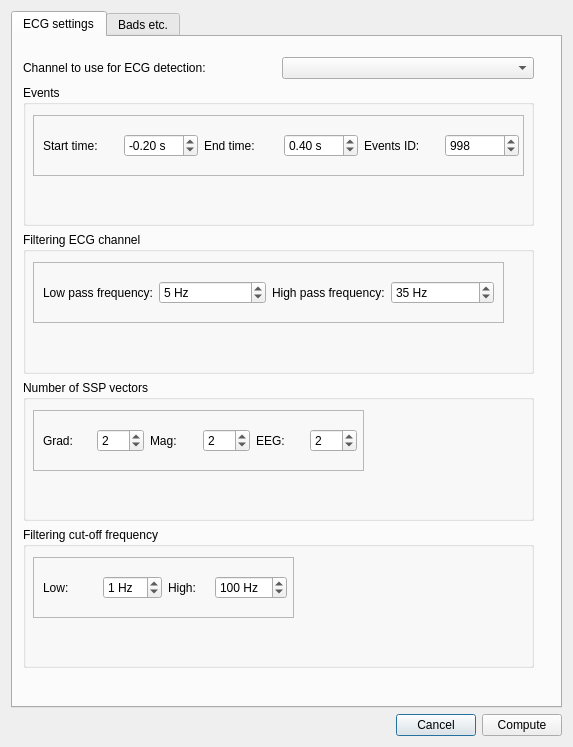
<?xml version="1.0" encoding="UTF-8"?>
<ui version="4.0">
 <class>Dialog</class>
 <widget class="QDialog" name="Dialog">
  <property name="geometry">
   <rect>
    <x>0</x>
    <y>0</y>
    <width>573</width>
    <height>747</height>
   </rect>
  </property>
  <property name="windowTitle">
   <string>Dialog</string>
  </property>
  <layout class="QGridLayout" name="gridLayout">
   <item row="1" column="0">
    <layout class="QHBoxLayout" name="horizontalLayout_16">
     <item>
      <spacer name="horizontalSpacer">
       <property name="orientation">
        <enum>Qt::Horizontal</enum>
       </property>
       <property name="sizeHint" stdset="0">
        <size>
         <width>40</width>
         <height>20</height>
        </size>
       </property>
      </spacer>
     </item>
     <item>
      <widget class="QPushButton" name="pushButtonCancel">
       <property name="text">
        <string>Cancel</string>
       </property>
      </widget>
     </item>
     <item>
      <widget class="QPushButton" name="pushButtonCompute">
       <property name="sizePolicy">
        <sizepolicy hsizetype="Minimum" vsizetype="Fixed">
         <horstretch>0</horstretch>
         <verstretch>0</verstretch>
        </sizepolicy>
       </property>
       <property name="text">
        <string>Compute</string>
       </property>
      </widget>
     </item>
    </layout>
   </item>
   <item row="0" column="0">
    <widget class="QTabWidget" name="tabWidgetECGSettings">
     <property name="currentIndex">
      <number>0</number>
     </property>
     <widget class="QWidget" name="tabECG1">
      <attribute name="title">
       <string>ECG settings</string>
      </attribute>
      <widget class="QWidget" name="">
       <property name="geometry">
        <rect>
         <x>10</x>
         <y>20</y>
         <width>511</width>
         <height>611</height>
        </rect>
       </property>
       <layout class="QVBoxLayout" name="verticalLayout_5">
        <item>
         <layout class="QHBoxLayout" name="horizontalLayout_10">
          <item>
           <widget class="QLabel" name="labelECGChannel">
            <property name="text">
             <string>Channel to use for ECG detection:</string>
            </property>
           </widget>
          </item>
          <item>
           <widget class="QComboBox" name="comboBoxECGChannel"/>
          </item>
         </layout>
        </item>
        <item>
         <widget class="QGroupBox" name="groupBoxEvent">
          <property name="title">
           <string>Events</string>
          </property>
          <widget class="QFrame" name="frame">
           <property name="geometry">
            <rect>
             <x>10</x>
             <y>30</y>
             <width>491</width>
             <height>61</height>
            </rect>
           </property>
           <property name="frameShape">
            <enum>QFrame::StyledPanel</enum>
           </property>
           <property name="frameShadow">
            <enum>QFrame::Raised</enum>
           </property>
           <widget class="QWidget" name="horizontalLayoutWidget_8">
            <property name="geometry">
             <rect>
              <x>10</x>
              <y>10</y>
              <width>476</width>
              <height>41</height>
             </rect>
            </property>
            <layout class="QHBoxLayout" name="horizontalLayout_8">
             <item>
              <layout class="QHBoxLayout" name="horizontalLayout">
               <item>
                <widget class="QLabel" name="labelTmin">
                 <property name="text">
                  <string>Start time:</string>
                 </property>
                </widget>
               </item>
               <item>
                <widget class="QDoubleSpinBox" name="doubleSpinBoxTmin">
                 <property name="suffix">
                  <string> s</string>
                 </property>
                 <property name="minimum">
                  <double>-99.989999999999995</double>
                 </property>
                 <property name="singleStep">
                  <double>0.050000000000000</double>
                 </property>
                 <property name="value">
                  <double>-0.200000000000000</double>
                 </property>
                </widget>
               </item>
              </layout>
             </item>
             <item>
              <layout class="QHBoxLayout" name="horizontalLayout_2">
               <item>
                <widget class="QLabel" name="labelTmax">
                 <property name="text">
                  <string>End time:</string>
                 </property>
                </widget>
               </item>
               <item>
                <widget class="QDoubleSpinBox" name="doubleSpinBoxTmax">
                 <property name="suffix">
                  <string> s</string>
                 </property>
                 <property name="minimum">
                  <double>-99.989999999999995</double>
                 </property>
                 <property name="singleStep">
                  <double>0.050000000000000</double>
                 </property>
                 <property name="value">
                  <double>0.400000000000000</double>
                 </property>
                </widget>
               </item>
              </layout>
             </item>
             <item>
              <layout class="QHBoxLayout" name="horizontalLayout_6">
               <item>
                <widget class="QLabel" name="labelEventID">
                 <property name="text">
                  <string>Events ID:</string>
                 </property>
                </widget>
               </item>
               <item>
                <widget class="QSpinBox" name="spinBoxEventsID">
                 <property name="maximum">
                  <number>10000</number>
                 </property>
                 <property name="value">
                  <number>998</number>
                 </property>
                </widget>
               </item>
              </layout>
             </item>
            </layout>
           </widget>
          </widget>
         </widget>
        </item>
        <item>
         <widget class="QGroupBox" name="groupBoxFilteringECG">
          <property name="title">
           <string>Filtering ECG channel</string>
          </property>
          <widget class="QFrame" name="frame_6">
           <property name="geometry">
            <rect>
             <x>10</x>
             <y>30</y>
             <width>471</width>
             <height>61</height>
            </rect>
           </property>
           <property name="frameShape">
            <enum>QFrame::StyledPanel</enum>
           </property>
           <property name="frameShadow">
            <enum>QFrame::Raised</enum>
           </property>
           <widget class="QWidget" name="horizontalLayoutWidget_20">
            <property name="geometry">
             <rect>
              <x>10</x>
              <y>10</y>
              <width>451</width>
              <height>41</height>
             </rect>
            </property>
            <layout class="QHBoxLayout" name="horizontalLayout_18">
             <item>
              <layout class="QHBoxLayout" name="horizontalLayout_23">
               <item>
                <widget class="QLabel" name="labelLowPass">
                 <property name="text">
                  <string>Low pass frequency:</string>
                 </property>
                </widget>
               </item>
               <item>
                <widget class="QSpinBox" name="spinBoxLowPass">
                 <property name="suffix">
                  <string> Hz</string>
                 </property>
                 <property name="value">
                  <number>5</number>
                 </property>
                </widget>
               </item>
              </layout>
             </item>
             <item>
              <layout class="QHBoxLayout" name="horizontalLayout_24">
               <item>
                <widget class="QLabel" name="labelHighPass">
                 <property name="text">
                  <string>High pass frequency:</string>
                 </property>
                </widget>
               </item>
               <item>
                <widget class="QSpinBox" name="spinBoxHighPass">
                 <property name="suffix">
                  <string> Hz</string>
                 </property>
                 <property name="maximum">
                  <number>1000</number>
                 </property>
                 <property name="value">
                  <number>35</number>
                 </property>
                </widget>
               </item>
              </layout>
             </item>
            </layout>
           </widget>
          </widget>
         </widget>
        </item>
        <item>
         <widget class="QGroupBox" name="groupBoxSSP">
          <property name="title">
           <string>Number of SSP vectors</string>
          </property>
          <widget class="QFrame" name="frame_2">
           <property name="geometry">
            <rect>
             <x>10</x>
             <y>30</y>
             <width>331</width>
             <height>61</height>
            </rect>
           </property>
           <property name="frameShape">
            <enum>QFrame::StyledPanel</enum>
           </property>
           <property name="frameShadow">
            <enum>QFrame::Raised</enum>
           </property>
           <widget class="QWidget" name="horizontalLayoutWidget_9">
            <property name="geometry">
             <rect>
              <x>10</x>
              <y>10</y>
              <width>314</width>
              <height>41</height>
             </rect>
            </property>
            <layout class="QHBoxLayout" name="horizontalLayout_9">
             <item>
              <layout class="QHBoxLayout" name="horizontalLayout_3">
               <item>
                <widget class="QLabel" name="labelGrad">
                 <property name="text">
                  <string>Grad:</string>
                 </property>
                </widget>
               </item>
               <item>
                <widget class="QSpinBox" name="spinBoxGrad">
                 <property name="value">
                  <number>2</number>
                 </property>
                </widget>
               </item>
              </layout>
             </item>
             <item>
              <layout class="QHBoxLayout" name="horizontalLayout_4">
               <item>
                <widget class="QLabel" name="labelMag">
                 <property name="text">
                  <string>Mag:</string>
                 </property>
                </widget>
               </item>
               <item>
                <widget class="QSpinBox" name="spinBoxMag">
                 <property name="value">
                  <number>2</number>
                 </property>
                </widget>
               </item>
              </layout>
             </item>
             <item>
              <layout class="QHBoxLayout" name="horizontalLayout_5">
               <item>
                <widget class="QLabel" name="labelEeg">
                 <property name="text">
                  <string>EEG:</string>
                 </property>
                </widget>
               </item>
               <item>
                <widget class="QSpinBox" name="spinBoxEeg">
                 <property name="value">
                  <number>2</number>
                 </property>
                </widget>
               </item>
              </layout>
             </item>
            </layout>
           </widget>
          </widget>
         </widget>
        </item>
        <item>
         <widget class="QGroupBox" name="groupBoxFilter">
          <property name="title">
           <string>Filtering cut-off frequency</string>
          </property>
          <widget class="QFrame" name="frame_7">
           <property name="geometry">
            <rect>
             <x>10</x>
             <y>30</y>
             <width>261</width>
             <height>61</height>
            </rect>
           </property>
           <property name="frameShape">
            <enum>QFrame::StyledPanel</enum>
           </property>
           <property name="frameShadow">
            <enum>QFrame::Raised</enum>
           </property>
           <widget class="QWidget" name="horizontalLayoutWidget_19">
            <property name="geometry">
             <rect>
              <x>10</x>
              <y>10</y>
              <width>244</width>
              <height>41</height>
             </rect>
            </property>
            <layout class="QHBoxLayout" name="horizontalLayout_25">
             <item>
              <layout class="QHBoxLayout" name="horizontalLayout_26">
               <item>
                <widget class="QLabel" name="labelLow">
                 <property name="text">
                  <string>Low:</string>
                 </property>
                </widget>
               </item>
               <item>
                <widget class="QSpinBox" name="spinBoxLow">
                 <property name="suffix">
                  <string> Hz</string>
                 </property>
                 <property name="value">
                  <number>1</number>
                 </property>
                </widget>
               </item>
              </layout>
             </item>
             <item>
              <layout class="QHBoxLayout" name="horizontalLayout_27">
               <item>
                <widget class="QLabel" name="labelHigh">
                 <property name="text">
                  <string>High:</string>
                 </property>
                </widget>
               </item>
               <item>
                <widget class="QSpinBox" name="spinBoxHigh">
                 <property name="suffix">
                  <string> Hz</string>
                 </property>
                 <property name="maximum">
                  <number>1000</number>
                 </property>
                 <property name="value">
                  <number>100</number>
                 </property>
                </widget>
               </item>
              </layout>
             </item>
            </layout>
           </widget>
          </widget>
         </widget>
        </item>
       </layout>
      </widget>
     </widget>
     <widget class="QWidget" name="tabECG2">
      <attribute name="title">
       <string>Bads etc.</string>
      </attribute>
      <widget class="QWidget" name="horizontalLayoutWidget_17">
       <property name="geometry">
        <rect>
         <x>10</x>
         <y>60</y>
         <width>351</width>
         <height>41</height>
        </rect>
       </property>
       <layout class="QHBoxLayout" name="horizontalLayout_21">
        <item>
         <widget class="QLabel" name="labelStart1">
          <property name="text">
           <string>Start artifact detection after</string>
          </property>
         </widget>
        </item>
        <item>
         <widget class="QSpinBox" name="spinBoxStart"/>
        </item>
        <item>
         <widget class="QLabel" name="labelStart2">
          <property name="text">
           <string>seconds.</string>
          </property>
         </widget>
        </item>
       </layout>
      </widget>
      <widget class="QWidget" name="horizontalLayoutWidget">
       <property name="geometry">
        <rect>
         <x>10</x>
         <y>160</y>
         <width>281</width>
         <height>41</height>
        </rect>
       </property>
       <layout class="QHBoxLayout" name="horizontalLayout_7">
        <item>
         <widget class="QLabel" name="labelJobs">
          <property name="text">
           <string>Number of jobs to run in parallel:</string>
          </property>
         </widget>
        </item>
        <item>
         <widget class="QSpinBox" name="spinBoxJobs">
          <property name="value">
           <number>1</number>
          </property>
         </widget>
        </item>
       </layout>
      </widget>
      <widget class="QWidget" name="layoutWidget">
       <property name="geometry">
        <rect>
         <x>10</x>
         <y>110</y>
         <width>308</width>
         <height>41</height>
        </rect>
       </property>
       <layout class="QHBoxLayout" name="horizontalLayout_22">
        <item>
         <widget class="QLabel" name="labelTaps">
          <property name="text">
           <string>Number of taps to use for filtering:</string>
          </property>
         </widget>
        </item>
        <item>
         <widget class="QSpinBox" name="spinBoxTaps">
          <property name="maximum">
           <number>10000</number>
          </property>
          <property name="value">
           <number>2048</number>
          </property>
         </widget>
        </item>
       </layout>
      </widget>
      <widget class="QWidget" name="verticalLayoutWidget">
       <property name="geometry">
        <rect>
         <x>10</x>
         <y>250</y>
         <width>371</width>
         <height>111</height>
        </rect>
       </property>
       <layout class="QVBoxLayout" name="verticalLayout">
        <item>
         <widget class="QCheckBox" name="checkBoxEEGProj">
          <property name="text">
           <string>Add EEG average reference proj.</string>
          </property>
         </widget>
        </item>
        <item>
         <widget class="QCheckBox" name="checkBoxSSPProj">
          <property name="text">
           <string>Exclude the SSP projectors currently in the fiff file</string>
          </property>
          <property name="checked">
           <bool>true</bool>
          </property>
         </widget>
        </item>
        <item>
         <widget class="QCheckBox" name="checkBoxSSPCompute">
          <property name="text">
           <string>Compute SSP after averaging</string>
          </property>
         </widget>
        </item>
       </layout>
      </widget>
      <widget class="QWidget" name="layoutWidget_2">
       <property name="geometry">
        <rect>
         <x>10</x>
         <y>10</y>
         <width>381</width>
         <height>41</height>
        </rect>
       </property>
       <layout class="QHBoxLayout" name="horizontalLayout_29">
        <item>
         <widget class="QLabel" name="labelBad">
          <property name="text">
           <string>Bad channels:</string>
          </property>
         </widget>
        </item>
        <item>
         <widget class="QLineEdit" name="lineEditBad"/>
        </item>
        <item>
         <widget class="QPushButton" name="pushButtonBadChannels">
          <property name="text">
           <string>Browse...</string>
          </property>
         </widget>
        </item>
       </layout>
      </widget>
      <widget class="QFrame" name="frameEpochRejection">
       <property name="enabled">
        <bool>false</bool>
       </property>
       <property name="geometry">
        <rect>
         <x>10</x>
         <y>430</y>
         <width>461</width>
         <height>111</height>
        </rect>
       </property>
       <property name="frameShape">
        <enum>QFrame::StyledPanel</enum>
       </property>
       <property name="frameShadow">
        <enum>QFrame::Raised</enum>
       </property>
       <widget class="QWidget" name="horizontalLayoutWidget_4">
        <property name="geometry">
         <rect>
          <x>10</x>
          <y>10</y>
          <width>441</width>
          <height>91</height>
         </rect>
        </property>
        <layout class="QHBoxLayout" name="horizontalLayout_12">
         <item>
          <layout class="QVBoxLayout" name="verticalLayout_2">
           <item>
            <layout class="QHBoxLayout" name="horizontalLayout_14">
             <item>
              <widget class="QLabel" name="labelGradReject">
               <property name="text">
                <string>Grad:</string>
               </property>
              </widget>
             </item>
             <item>
              <widget class="QDoubleSpinBox" name="doubleSpinBoxGradReject">
               <property name="suffix">
                <string> fT/cm</string>
               </property>
               <property name="maximum">
                <double>1000000000.000000000000000</double>
               </property>
               <property name="value">
                <double>2000.000000000000000</double>
               </property>
              </widget>
             </item>
            </layout>
           </item>
           <item>
            <layout class="QHBoxLayout" name="horizontalLayout_11">
             <item>
              <widget class="QLabel" name="labelEegReject">
               <property name="text">
                <string>EEG:</string>
               </property>
              </widget>
             </item>
             <item>
              <widget class="QDoubleSpinBox" name="doubleSpinBoxEEGReject">
               <property name="suffix">
                <string> uV</string>
               </property>
               <property name="maximum">
                <double>1000000000.000000000000000</double>
               </property>
               <property name="value">
                <double>50.000000000000000</double>
               </property>
              </widget>
             </item>
            </layout>
           </item>
          </layout>
         </item>
         <item>
          <layout class="QVBoxLayout" name="verticalLayout_3">
           <item>
            <layout class="QHBoxLayout" name="horizontalLayout_13">
             <item>
              <widget class="QLabel" name="labelMagReject">
               <property name="text">
                <string>Mag:</string>
               </property>
              </widget>
             </item>
             <item>
              <widget class="QDoubleSpinBox" name="doubleSpinBoxMagReject">
               <property name="suffix">
                <string> fT</string>
               </property>
               <property name="maximum">
                <double>1000000000.000000000000000</double>
               </property>
               <property name="value">
                <double>3000.000000000000000</double>
               </property>
              </widget>
             </item>
            </layout>
           </item>
           <item>
            <layout class="QHBoxLayout" name="horizontalLayout_15">
             <item>
              <widget class="QLabel" name="labelEOGReject">
               <property name="text">
                <string>EOG:</string>
               </property>
              </widget>
             </item>
             <item>
              <widget class="QDoubleSpinBox" name="doubleSpinBoxEOGReject">
               <property name="suffix">
                <string> uV</string>
               </property>
               <property name="maximum">
                <double>1000000000.000000000000000</double>
               </property>
               <property name="value">
                <double>250.000000000000000</double>
               </property>
              </widget>
             </item>
            </layout>
           </item>
          </layout>
         </item>
        </layout>
       </widget>
      </widget>
      <widget class="QWidget" name="verticalLayoutWidget_4">
       <property name="geometry">
        <rect>
         <x>10</x>
         <y>380</y>
         <width>151</width>
         <height>41</height>
        </rect>
       </property>
       <layout class="QVBoxLayout" name="verticalLayout_4">
        <item>
         <widget class="QCheckBox" name="checkBoxEpochRejection">
          <property name="text">
           <string>Epoch rejection</string>
          </property>
         </widget>
        </item>
       </layout>
      </widget>
     </widget>
    </widget>
   </item>
  </layout>
 </widget>
 <tabstops>
  <tabstop>doubleSpinBoxTmin</tabstop>
  <tabstop>doubleSpinBoxTmax</tabstop>
  <tabstop>spinBoxEventsID</tabstop>
  <tabstop>spinBoxLowPass</tabstop>
  <tabstop>spinBoxHighPass</tabstop>
  <tabstop>spinBoxGrad</tabstop>
  <tabstop>spinBoxMag</tabstop>
  <tabstop>spinBoxEeg</tabstop>
  <tabstop>spinBoxLow</tabstop>
  <tabstop>spinBoxHigh</tabstop>
  <tabstop>lineEditBad</tabstop>
  <tabstop>pushButtonBadChannels</tabstop>
  <tabstop>spinBoxStart</tabstop>
  <tabstop>spinBoxTaps</tabstop>
  <tabstop>spinBoxJobs</tabstop>
  <tabstop>checkBoxEEGProj</tabstop>
  <tabstop>checkBoxSSPProj</tabstop>
  <tabstop>checkBoxSSPCompute</tabstop>
  <tabstop>pushButtonCancel</tabstop>
  <tabstop>pushButtonCompute</tabstop>
  <tabstop>tabWidgetECGSettings</tabstop>
 </tabstops>
 <resources/>
 <connections>
  <connection>
   <sender>pushButtonCompute</sender>
   <signal>clicked(bool)</signal>
   <receiver>Dialog</receiver>
   <slot>accept()</slot>
   <hints>
    <hint type="sourcelabel">
     <x>381</x>
     <y>744</y>
    </hint>
    <hint type="destinationlabel">
     <x>356</x>
     <y>5</y>
    </hint>
   </hints>
  </connection>
  <connection>
   <sender>pushButtonCancel</sender>
   <signal>clicked()</signal>
   <receiver>Dialog</receiver>
   <slot>reject()</slot>
   <hints>
    <hint type="sourcelabel">
     <x>248</x>
     <y>744</y>
    </hint>
    <hint type="destinationlabel">
     <x>277</x>
     <y>7</y>
    </hint>
   </hints>
  </connection>
 </connections>
</ui>
